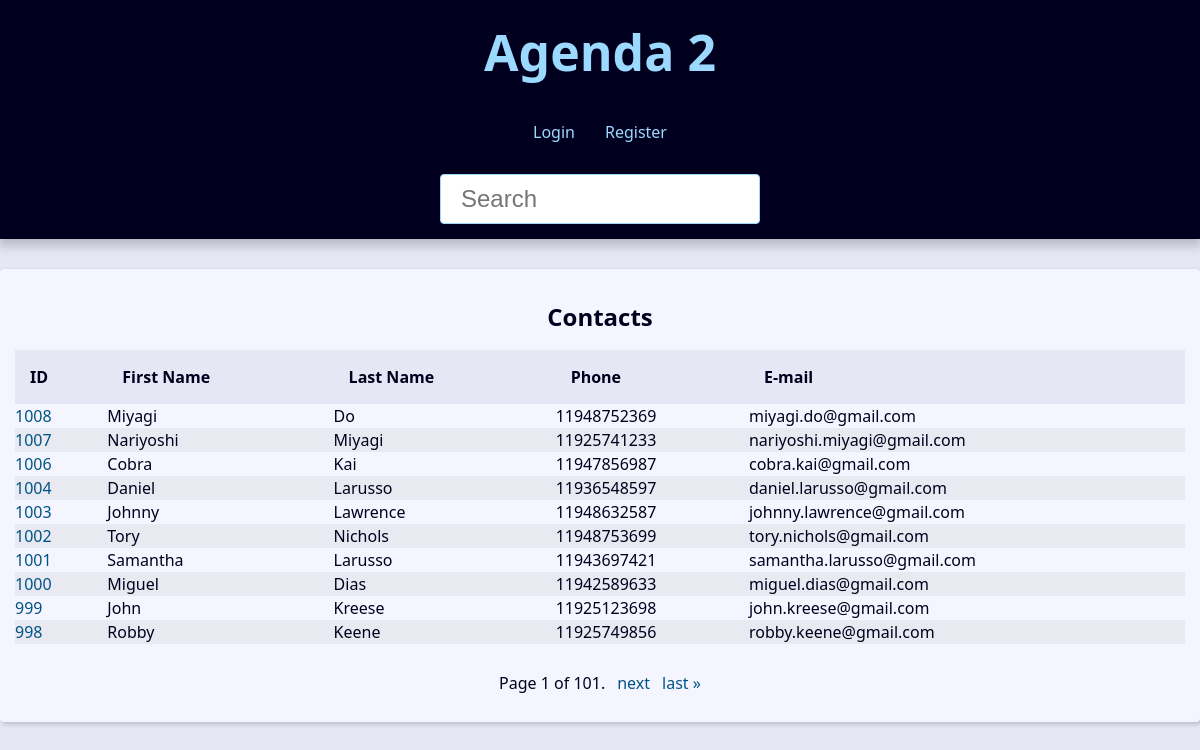
The page / on the database its author committed.
### contact/models.py (models this page shows, shortened)
class Contact(models.Model):
    first_name = models.CharField(max_length=50)
    last_name = models.CharField(max_length=50, blank=True)
    phone = models.CharField(max_length=50)
    email = models.EmailField(max_length=254, blank=True)
    created_date = models.DateTimeField(default=timezone.now)
    description = models.TextField(blank=True)
    show = models.BooleanField(default=True)
    picture = models.ImageField(blank=True, upload_to='pictures/%Y/%m/')
    category = models.ForeignKey(
        Category,
        on_delete=models.SET_NULL,
        blank=True, null=True
    )
    owner = models.ForeignKey(
        User,
        on_delete=models.SET_NULL,
        blank=True, null=True
    )

### contact/views/contact_views.py (the view)
# urls.py: path('', views.index, name='index'),
def index(request):
    contacts = Contact.objects \
        .filter(show=True)\
        .order_by('-id')
    paginator = Paginator(contacts, 10)
    page_number = request.GET.get("page")
    page_obj = paginator.get_page(page_number)
    context = {
        'page_obj': page_obj,
        'site_title': 'Contatos - '
    }
    return render(
        request,
        'contact/index.html',
        context
    )

### contact/templates/contact/index.html
{% extends 'global/base.html' %}
{% block content %}
  {% if page_obj %}
    <div class="responsive-table">
      <table class="contacts-table">
        <caption class="table-caption">
          Contacts
        </caption>
        <thead>
          <tr class="table-row table-row-header">
            <th class="table-header">ID</th>
            <th class="table-header">First Name</th>
            <th class="table-header">Last Name</th>
            <th class="table-header">Phone</th>
            <th class="table-header">E-mail</th>
          </tr>
        </thead>
        <tbody>
          {% for contact in page_obj %}
            <tr class="table-row">
              <td class="table-cell">
                <a
                  class="table-link"
                  href="{% url 'contact:contact' contact.id %}"
                >
                  {{ contact.id }}
                </a>
              </td>
              <td class="table-cell">{{ contact.first_name }}</td>
              <td class="table-cell">{{ contact.last_name }}</td>
              <td class="table-cell">{{ contact.phone }}</td>
              <td class="table-cell">{{ contact.email }}</td>
            </tr>
          {% endfor %}
        </tbody>
      </table>
    </div>
  {% else %}
    <div class="single-contact">
      <h1 class="single-contact-name">
        Nenhum contato encontrado.
      </h1>
    </div>
  {% endif %}
{% endblock %}

### base_templates/global/base.html (shortened to what this page needs)
<!DOCTYPE html>
<html lang="pt-BR">
<head>
  {% include 'global/partials/_head.html' %}
</head>
<body>
  {% include 'global/partials/_header.html' %}
  <main class="content">
    {% block content %}{% endblock content %}
    {% include 'global/partials/_pagination.html' %}
  </main>
</body>
</html>

### base_templates/global/partials/_head.html (shortened to what this page needs)
{% load static %}
<link rel="stylesheet" href="{% static 'global/css/style.css' %}">

### base_templates/global/partials/_header.html
<header class="header">
  <h1 class="header-heading">
    <a href="{% url 'contact:index' %}" class="header-link">
      Agenda 2
    </a>
  </h1>
  <nav class="menu">
    <ul class="menu-list">
      {% if user.is_authenticated %}
        <li class="menu-item">
          <a href="{% url 'contact:create' %}" class="menu-link">Create</a>
        </li>
        <li class="menu-item">
          <a href="{% url 'contact:user_update' %}" class="menu-link">Profile</a>
        </li>
        <li class="menu-item">
          <a href="{% url 'contact:logout' %}" class="menu-link">Logout</a>
        </li>
      {% else %}
        <li class="menu-item">
          <a href="{% url 'contact:login' %}" class="menu-link">Login</a>
        </li>
        <li class="menu-item">
          <a href="{% url 'contact:register' %}" class="menu-link">Register</a>
        </li>
      {% endif %}
    </ul>
  </nav>
  <div class="search">
    <form
      action="{% url 'contact:search' %}"
      method="GET"
    >
      <input
        type="search"
        class="search-input"
        placeholder="Search"
        id="search"
        name="q"
        value="{{ request.GET.q.strip }}"
      >
    </form>
  </div>
</header>

### base_templates/global/partials/_pagination.html (shortened to what this page needs)
{% if page_obj %}
  <div class="pagination">
    <span class="step-links">
        <span class="current">
            Page {{ page_obj.number }} of {{ page_obj.paginator.num_pages }}.
        </span>
        {% if page_obj.has_next %}
            <a href="?page={{ page_obj.next_page_number }}&q={{ request.GET.q.strip }}">next</a>
            <a href="?page={{ page_obj.paginator.num_pages }}&q={{ request.GET.q.strip }}">last &raquo;</a>
        {% endif %}
    </span>
  </div>
{% endif %}

### base_static/global/css/style.css (style rules this page uses)
:root { --spacing: 1.5rem; --link-dark-color: rgb(0, 83, 134); --link-light-color: rgb(156, 217, 255); --clr-white: rgb(245, 245, 255); --clr-black: rgb(0, 0, 30); --clr-light-gray: rgb(230, 230, 245); --clr-dark-shadow-5: rgba(0, 0, 10, 5%); --clr-dark-shadow-10: rgba(0, 0, 10, 10%); --clr-dark-shadow-20: rgba(0, 0, 10, 20%); --clr-light-shadow-5: rgba(200, 200, 255, 5%); --clr-light-shadow-10: rgba(200, 200, 255, 10%); --clr-light-shadow-20: rgba(200, 200, 255, 20%); --main-page-width: 120rem; --table-min-width: 60rem; --biggest-font-size: 5rem; --bigger-font-size: 4rem; --big-font-size: 3.2rem; --medium-font-size: 2.4rem; --small-font-size: 1.6rem; --smaller-font-size: 1.4rem; --smallest-font-size: 1.2rem; --transition-fast: 300ms; --transition-medium: 600ms; --transition-slow: 1s; --default-border-radius: 4px; }
*, *::before, *::after { margin: 0; padding: 0; box-sizing: border-box; }
html { font-size: 62.5%; }
body { font-family: system-ui, -apple-system, BlinkMacSystemFont, 'Segoe UI', Roboto, Oxygen, Ubuntu, Cantarell, 'Open Sans', 'Helvetica Neue', sans-serif; line-height: 1.5; font-size: var(--small-font-size); color: var(--clr-black); -webkit-font-smoothing: antialiased; background: var(--clr-light-gray); }
.header { background: var(--clr-black); padding: var(--spacing); box-shadow: 0 5px 10px 2px var(--clr-dark-shadow-20); z-index: 1; position: relative; }
.header-heading { font-size: var(--biggest-font-size); text-align: center; }
.header-link { color: var(--link-light-color); text-decoration: none; transition: filter var(--transition-fast) ease-in-out; }
.menu { margin: var(--spacing); }
.menu-list { list-style: none; display: flex; justify-content: center; flex-flow: row wrap; }
.menu-link { display: block; padding: var(--spacing); color: var(--link-light-color); text-decoration: none; transition: background-color var(--transition-fast) ease-in-out; border-radius: var(--default-border-radius); }
.content { max-width: var(--main-page-width); margin: calc(var(--spacing) * 2) auto; padding: var(--spacing); background: var(--clr-white); box-shadow: 2px 2px 5px var(--clr-dark-shadow-20); border-radius: var(--default-border-radius); }
.responsive-table { width: 100%; overflow-x: auto; }
.contacts-table { width: 100%; min-width: var(--table-min-width); border-collapse: collapse; }
.table-caption { font-size: var(--medium-font-size); font-weight: bold; padding: var(--spacing); }
.table-row { text-align: left; text-overflow: ellipsis; transition: background-color var(--transition-fast) ease-in-out; }
.table-row:nth-of-type(2n) { background: var(--clr-dark-shadow-5); }
.table-row-header { background: var(--clr-light-gray); color: var(--clr-black); }
.table-cel, .table-header { padding: var(--spacing); }
.table-link { color: var(--link-dark-color); transition: color var(--transition-fast) ease-in-out; text-decoration: none; }
.pagination { margin-top: var(--spacing); display: flex; justify-content: center; padding: calc(var(--spacing) * 0.8); font-size: var(--small-font-size); }
.pagination .step-links { display: flex; gap: calc(var(--spacing) * 0.8); }
.pagination .step-links a { color: var(--link-dark-color); transition: color var(--transition-fast) ease-in-out; text-decoration: none; display: block; }
.search { display: flex; justify-content: center; }
.search-input { font-size: var(--medium-font-size); padding: 1rem 2rem; width: 100%; max-width: 32rem; border-radius: var(--default-border-radius); border: 1px solid var(--link-light-color); }

### rows shown on the page
Contact: id "1008", first_name "Miyagi", last_name "Do", phone "11948752369", email "miyagi.do@gmail.com"
Contact: id "1007", first_name "Nariyoshi", last_name "Miyagi", phone "11925741233", email "nariyoshi.miyagi@gmail.com"
Contact: id "1006", first_name "Cobra", last_name "Kai", phone "11947856987", email "cobra.kai@gmail.com"
Contact: id "1004", first_name "Daniel", last_name "Larusso", phone "11936548597", email "daniel.larusso@gmail.com"
Contact: id "1003", first_name "Johnny", last_name "Lawrence", phone "11948632587", email "johnny.lawrence@gmail.com"
Contact: id "1002", first_name "Tory", last_name "Nichols", phone "11948753699", email "tory.nichols@gmail.com"
Contact: id "1001", first_name "Samantha", last_name "Larusso", phone "11943697421", email "samantha.larusso@gmail.com"
Contact: id "1000", first_name "Miguel", last_name "Dias", phone "11942589633", email "miguel.dias@gmail.com"
Contact: id "999", first_name "John", last_name "Kreese", phone "11925123698", email "john.kreese@gmail.com"
Contact: id "998", first_name "Robby", last_name "Keene", phone "11925749856", email "robby.keene@gmail.com"

### other values the page prints
{{ page_obj.number }} "1"
{{ page_obj.paginator.num_pages }} "101"
